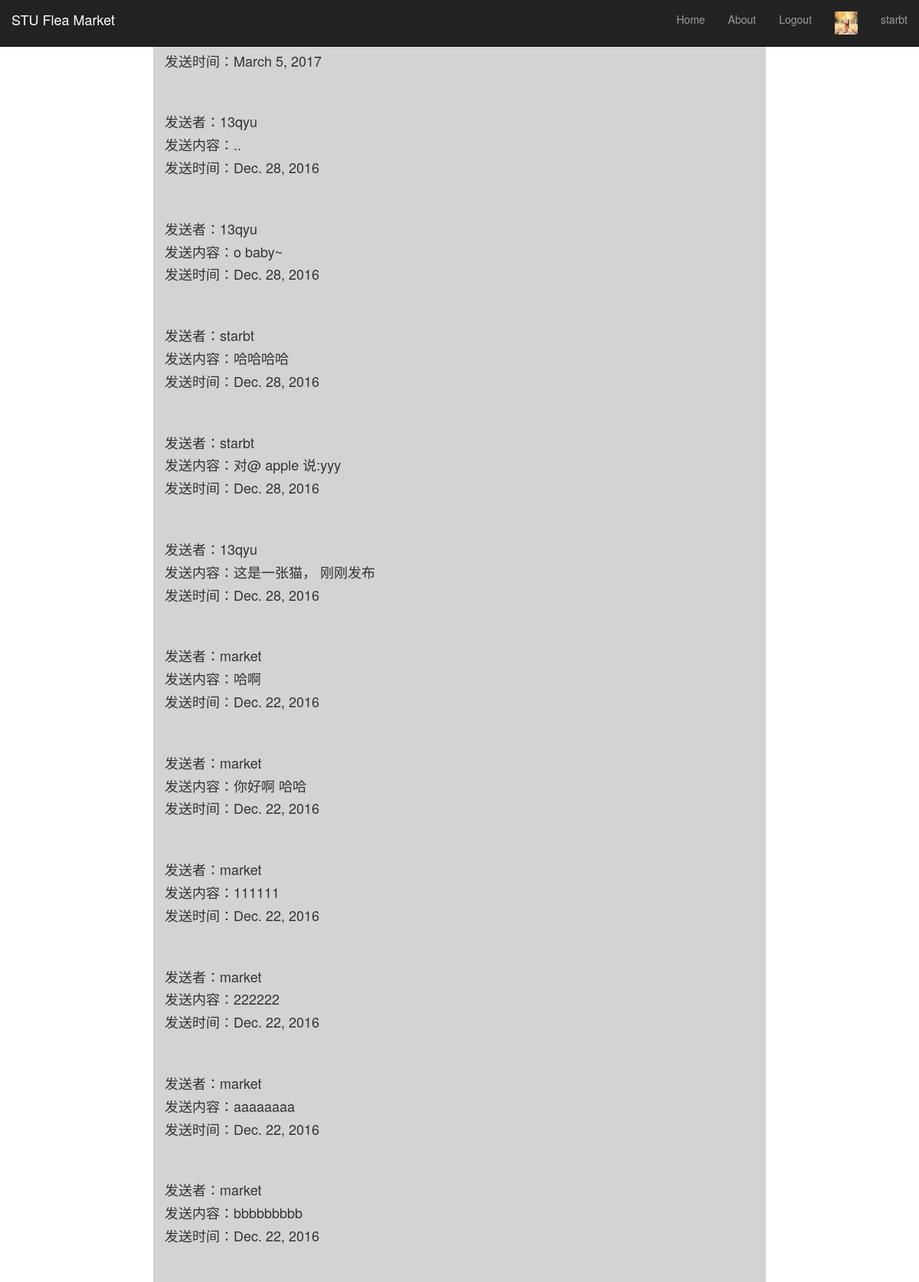
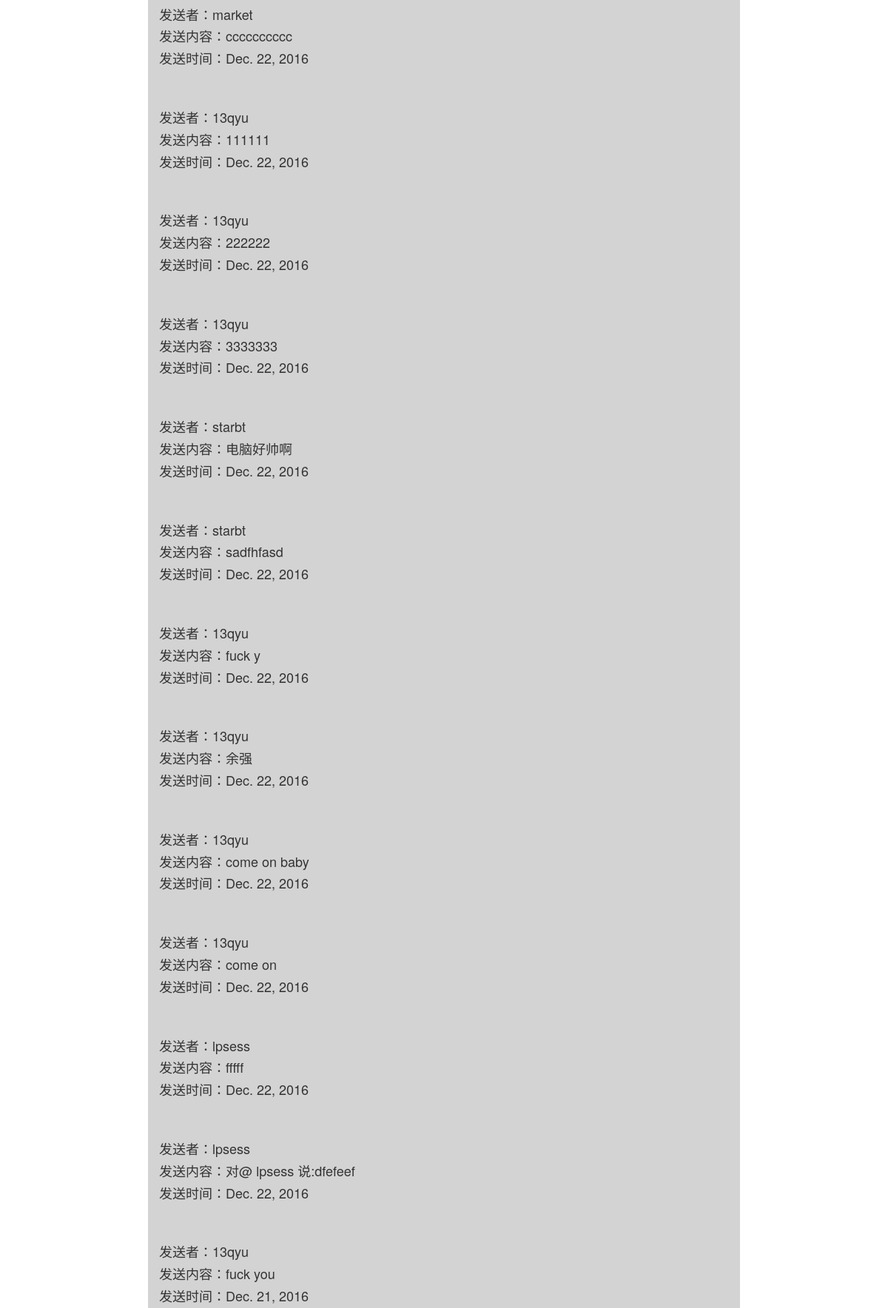
/market/message/ (signed in, upper part), run on the app's committed database (2 pictures, top to bottom).
### market/models.py (models this page shows, shortened)
class UserProfile(models.Model):
    user = models.OneToOneField(User)
    height = models.PositiveIntegerField(default="30",blank=True,null=True,editable=False)
    width = models.PositiveIntegerField(default="30",blank=True,null=True,editable=False)
    avatar = models.ImageField(upload_to='profile',height_field='height',width_field='width',blank=True)
    def __str__(self):
        return self.user.username

class InstationMessage(models.Model):
    receiver = models.ForeignKey(UserProfile, related_name='receiver_id')
    sender = models.ForeignKey(UserProfile, related_name='sender_id')
    content = models.CharField(max_length=140)
    send_time = models.DateField(auto_now_add=True)
    active = models.BooleanField(default=True)

### market/views.py (the view)
@login_required
def display_message(request):
    user = request.user
    user_profile = UserProfile.objects.get(user=user)
    messages = InstationMessage.objects.filter(receiver=user_profile).order_by('-send_time')
    for mes in messages:
        mes.active = False
        mes.save()
    context_dic = { 'user_profile': user_profile, 'messages':  messages}
    return render(request, 'market/message.html', context_dic)

### market/templates/market/message.html (shortened to what this page needs)
<!DOCTYPE html>
<html lang="en">
  <head>
    <link href="http://getbootstrap.com/dist/css/bootstrap.min.css" rel="stylesheet">
    <link href="http://getbootstrap.com/examples/dashboard/dashboard.css" rel="stylesheet">
    <link rel="stylesheet" type="text/css" href="/static/css/goods.css">
</head>
  <body>
    <div class="navbar navbar-inverse navbar-fixed-top" role="navigation">
      <div class="container-fluid">
        <div class="navbar-header">
          <a class="navbar-brand" href="{% url 'index' %}">STU Flea Market</a>
        </div>
        <div class="navbar-collapse collapse">
          <ul class="nav navbar-nav navbar-right">
                <li><a href="{% url 'index' %}">Home</a></li>
                    {% if user.is_authenticated %}
                        <li><a href="{% url 'about' %}">About</a></li>
                        <li><a href="{% url 'logout' %}?next=/rango/">Logout</a></li>
                         <li><a href=""><img src='{{ user_profile.avatar.url }}' style="width: 30px;height: 30px;" /></a> </li>
                        <li><a href="{% url 'profile' user_profile.pk %}" >{{ user_profile.user.username }}</a></li>
                    {% else %}
                        <li><a href="{% url 'register' %}">Register Here</a></li>
                        <li><a href="{% url 'login' %}">Login</a></li>
                    {% endif %}
              </ul>
        </div>
      </div>
    </div>
    <div class="container-fluid">
      <div class="row">
        <div class="col-md-8  main" style="background-color: #D3D3D3">
            {% for message in messages %}
                     <h4>发送者：{{ message.sender }}</h4>
                     <h4>发送内容：{{ message.content }}</h4>
                     <h4>发送时间：{{ message.send_time }}</h4>
                     <br>
                     <br>
            {% endfor %}
        </div>
      </div>
    </div>
  </body>
</html>

### data on the page
UserProfile: avatar (picture), user.username "starbt"
InstationMessage: send_time "March 5, 2017"
InstationMessage: sender "13qyu", content "..", send_time "Dec. 28, 2016"
InstationMessage: sender "13qyu", content "o baby~", send_time "Dec. 28, 2016"
InstationMessage: sender "starbt", content "哈哈哈哈", send_time "Dec. 28, 2016"
InstationMessage: sender "starbt", content "对@ apple 说:yyy", send_time "Dec. 28, 2016"
InstationMessage: sender "13qyu", content "这是一张猫， 刚刚发布", send_time "Dec. 28, 2016"
InstationMessage: sender "market", content "哈啊", send_time "Dec. 22, 2016"
InstationMessage: sender "market", content "你好啊 哈哈", send_time "Dec. 22, 2016"
InstationMessage: sender "market", content "111111", send_time "Dec. 22, 2016"
InstationMessage: sender "market", content "222222", send_time "Dec. 22, 2016"
InstationMessage: sender "market", content "aaaaaaaa", send_time "Dec. 22, 2016"
InstationMessage: sender "market", content "bbbbbbbbb", send_time "Dec. 22, 2016"
InstationMessage: sender "market", content "cccccccccc", send_time "Dec. 22, 2016"
InstationMessage: sender "13qyu", content "111111", send_time "Dec. 22, 2016"
InstationMessage: sender "13qyu", content "222222", send_time "Dec. 22, 2016"
InstationMessage: sender "13qyu", content "3333333", send_time "Dec. 22, 2016"
InstationMessage: sender "starbt", content "电脑好帅啊", send_time "Dec. 22, 2016"
InstationMessage: sender "starbt", content "sadfhfasd", send_time "Dec. 22, 2016"
InstationMessage: sender "13qyu", content "fuck y", send_time "Dec. 22, 2016"
InstationMessage: sender "13qyu", content "余强", send_time "Dec. 22, 2016"
InstationMessage: sender "13qyu", content "come on baby", send_time "Dec. 22, 2016"
InstationMessage: sender "13qyu", content "come on", send_time "Dec. 22, 2016"
InstationMessage: sender "lpsess", content "fffff", send_time "Dec. 22, 2016"
InstationMessage: sender "lpsess", content "对@ lpsess 说:dfefeef", send_time "Dec. 22, 2016"
InstationMessage: sender "13qyu", content "fuck you", send_time "Dec. 21, 2016"
